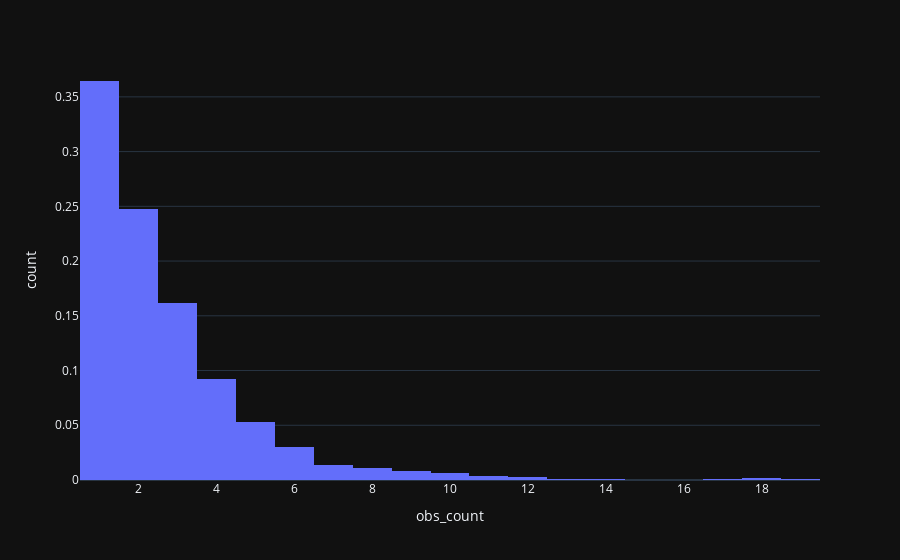

Write notebook code for a chart like this one.
### Markdown cell above
This data is heavily skewed towards 0's, but this is expected as during the night or when it's dark, the number of objects will be zero and we are not using a night vision camera, and in some time periods there is just not much activity going on.

This is obviously dependant on the location of the system. City center for example would be very busy most of the time.

How does it look when we exclude the zeros?

### Code cell
idx = resampled['obs_count'] > 0
px.histogram(resampled[idx], x="obs_count", height=300, nbins=20, histnorm='probability density')

### Figure 1 — Plotly figure (JSON) as saved in the notebook; plotly's stock layout.template omitted (floating-point values rounded to 4 significant figures; data arrays with more than 128 entries replaced by an {"elided": "..."} marker saying what was removed)
{"data": [{"alignmentgroup": "True", "bingroup": "x", "histnorm": "probability density", "hovertemplate": "obs_count=%{x}<br>count=%{y}<extra></extra>", "legendgroup": "", "marker": {"color": "#636efa"}, "name": "", "nbinsx": 20, "offsetgroup": "", "orientation": "v", "showlegend": false, "type": "histogram", "x": {"elided": "1808 int values"}, "xaxis": "x", "yaxis": "y"}], "layout": {"autosize": true, "barmode": "relative", "legend": {"tracegroupgap": 0}, "margin": {"t": 60}, "xaxis": {"anchor": "y", "autorange": true, "domain": [0, 1], "range": [0.5, 19.5], "title": {"text": "obs_count"}, "type": "linear"}, "yaxis": {"anchor": "x", "autorange": true, "domain": [0, 1], "range": [0, 0.3837], "title": {"text": "count"}}}}
